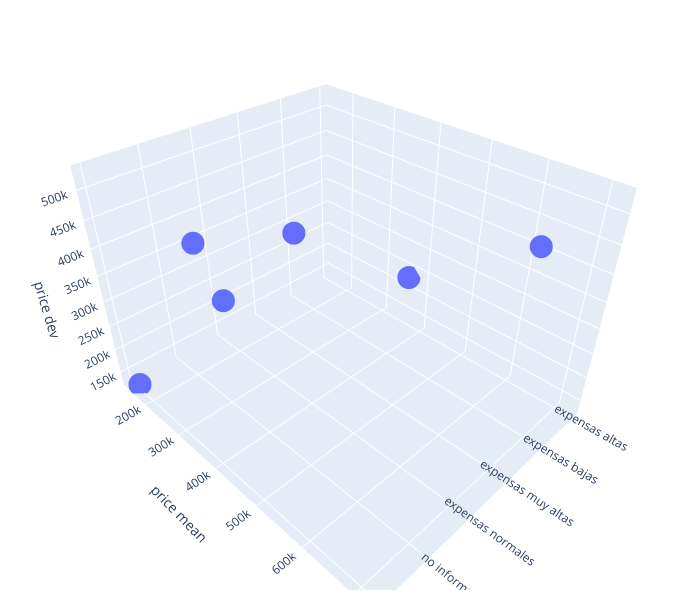

Notebook source saved alongside this figure:
### Markdown cell above
Al plotear media y desvio estandar para cada una de las categorías observamos que "expensas altas" y "no informa" ambas tiene un desvío elevado. Si bien la primera puede ser eliminada como outliers debido a su bajo número y sustancial alejamiento del resto de los grupos, "no informa" es un caso más complejo debido a que representa una porción sustancial del dataset.<br>

Se presentan dos caminos posibles:
<li> Eliminar la columna de categorización de expensas debido a los datos faltantes.
<li> Realizar un unstacking de los valores no informados en el resto de categorías realizando una inferencia basada en quantiles.
</li>

En un futuro sería posible correr el modelo sobre ambos datasets y analizar la performance, y por en consecuencia la precisión de la inferencia y utilidad de la categorización. <br> 

De momento procedemos a su elimiación y reservamos una copia para continuar el trabajo realizado.

### Code cell
# Agrupamos para calcular mean y std para cada nivel de expensas
expenses_mean_for_price = df.loc[:, ['expenses', 'price_usd']].groupby(['expenses']).agg(['mean', 'std'])


# Ploteamos 
fig = px.scatter_3d(expenses_mean_for_price, x=expenses_mean_for_price.index, y=expenses_mean_for_price['price_usd']['mean'].tolist(), z=expenses_mean_for_price['price_usd']['std'].tolist(), width=800, height=600)
fig.update_layout(scene = dict(
                    xaxis_title='',
                    yaxis_title='price mean',
                    zaxis_title='price dev'),
                    width=700,
                    margin=dict(r=20, b=10, l=10, t=10))
fig.show()


# Devolvemos el dataframe agrupado
expenses_mean_for_price

### Figure 1 — Plotly figure (JSON) as saved in the notebook; plotly's stock layout.template omitted (floating-point values rounded to 4 significant figures)
{"data": [{"hovertemplate": "expenses=%{x}<br>y=%{y}<br>z=%{z}<extra></extra>", "legendgroup": "", "marker": {"color": "#636efa", "symbol": "circle"}, "mode": "markers", "name": "", "scene": "scene", "showlegend": false, "type": "scatter3d", "x": ["expensas altas", "expensas bajas", "expensas muy altas", "expensas normales", "no informa", "sin expensas"], "y": [364600.0, 147100.0, 716700.0, 163000.0, 245200.0, 160900.0], "z": [229700.0, 276400.0, 526900.0, 217700.0, 413700.0, 132000.0]}], "layout": {"height": 600, "legend": {"tracegroupgap": 0}, "margin": {"b": 10, "l": 10, "r": 20, "t": 10}, "scene": {"domain": {"x": [0, 1], "y": [0, 1]}, "xaxis": {"title": {"text": ""}}, "yaxis": {"title": {"text": "price mean"}}, "zaxis": {"title": {"text": "price dev"}}}, "width": 700}}
